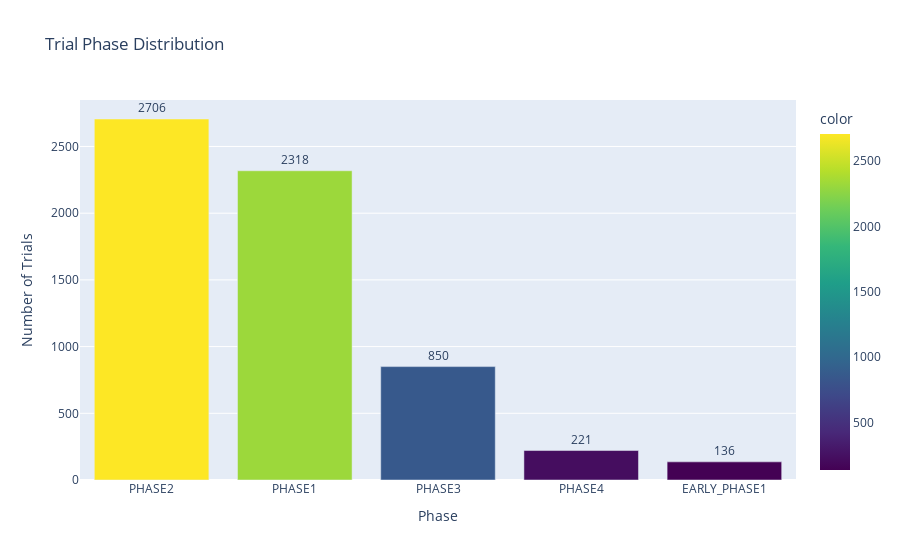

The code cell stored with this chart in its notebook:
### Markdown cell above
<a id='9-univariate'></a>
## 9. Univariate Analysis

Analyzing each feature individually.

### Code cell
# Phase distribution
phase_counts = df_clean['phase'].value_counts().head(10)

fig = px.bar(
    x=phase_counts.index,
    y=phase_counts.values,
    title='Trial Phase Distribution',
    labels={'x': 'Phase', 'y': 'Number of Trials'},
    color=phase_counts.values,
    color_continuous_scale='Viridis',
    text=phase_counts.values
)
fig.update_traces(textposition='outside')
fig.update_layout(showlegend=False)
fig.show()

print("Phase Distribution:")
for phase, count in phase_counts.items():
    print(f"  {phase:15s}: {count:>4,} trials ({count/len(df_clean)*100:>5.1f}%)")

### Figure 1 — Plotly figure (JSON) as saved in the notebook; plotly's stock layout.template omitted (floating-point values rounded to 4 significant figures)
{"data": [{"hovertemplate": "Phase=%{x}<br>Number of Trials=%{y}<br>text=%{text}<br>color=%{marker.color}<extra></extra>", "legendgroup": "", "marker": {"color": [2706, 2318, 850, 221, 136], "coloraxis": "coloraxis", "pattern": {"shape": ""}}, "name": "", "orientation": "v", "showlegend": false, "text": [2706.0, 2318.0, 850.0, 221.0, 136.0], "textposition": "outside", "type": "bar", "x": ["PHASE2", "PHASE1", "PHASE3", "PHASE4", "EARLY_PHASE1"], "xaxis": "x", "y": [2706, 2318, 850, 221, 136], "yaxis": "y"}], "layout": {"barmode": "relative", "coloraxis": {"colorbar": {"title": {"text": "color"}}, "colorscale": [[0, "#440154"], [0.1111, "#482878"], [0.2222, "#3e4989"], [0.3333, "#31688e"], [0.4444, "#26828e"], [0.5556, "#1f9e89"], [0.6667, "#35b779"], [0.7778, "#6ece58"], [0.8889, "#b5de2b"], [1, "#fde725"]]}, "legend": {"tracegroupgap": 0}, "showlegend": false, "title": {"text": "Trial Phase Distribution"}, "xaxis": {"anchor": "y", "domain": [0, 1], "title": {"text": "Phase"}}, "yaxis": {"anchor": "x", "domain": [0, 1], "title": {"text": "Number of Trials"}}}}
